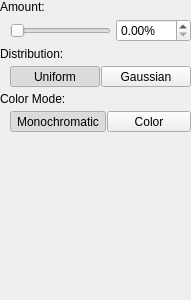
<?xml version="1.0" encoding="UTF-8"?>
<ui version="4.0">
 <class>FilterWidget</class>
 <widget class="QWidget" name="FilterWidget">
  <property name="geometry">
   <rect>
    <x>0</x>
    <y>0</y>
    <width>191</width>
    <height>300</height>
   </rect>
  </property>
  <property name="windowTitle">
   <string>Form</string>
  </property>
  <layout class="QVBoxLayout" name="verticalLayout" stretch="0,1">
   <property name="spacing">
    <number>0</number>
   </property>
   <property name="leftMargin">
    <number>0</number>
   </property>
   <property name="topMargin">
    <number>0</number>
   </property>
   <property name="rightMargin">
    <number>0</number>
   </property>
   <property name="bottomMargin">
    <number>0</number>
   </property>
   <item>
    <layout class="QVBoxLayout" name="verticalLayout_6">
     <property name="spacing">
      <number>5</number>
     </property>
     <item>
      <widget class="QLabel" name="label_2">
       <property name="text">
        <string>Amount:</string>
       </property>
      </widget>
     </item>
     <item>
      <layout class="QHBoxLayout" name="horizontalLayout_3">
       <property name="spacing">
        <number>5</number>
       </property>
       <property name="leftMargin">
        <number>10</number>
       </property>
       <item>
        <widget class="QSlider" name="mSliderAmount">
         <property name="maximum">
          <number>40000</number>
         </property>
         <property name="orientation">
          <enum>Qt::Horizontal</enum>
         </property>
        </widget>
       </item>
       <item>
        <widget class="QDoubleSpinBox" name="mSpinAmount">
         <property name="suffix">
          <string>%</string>
         </property>
         <property name="maximum">
          <double>400.000000000000000</double>
         </property>
         <property name="singleStep">
          <double>0.100000000000000</double>
         </property>
        </widget>
       </item>
      </layout>
     </item>
     <item>
      <widget class="QLabel" name="label_3">
       <property name="text">
        <string>Distribution:</string>
       </property>
      </widget>
     </item>
     <item>
      <layout class="QHBoxLayout" name="horizontalLayout_4">
       <property name="spacing">
        <number>1</number>
       </property>
       <property name="leftMargin">
        <number>10</number>
       </property>
       <item>
        <widget class="QToolButton" name="mButtonDistributionUniform">
         <property name="sizePolicy">
          <sizepolicy hsizetype="Preferred" vsizetype="Preferred">
           <horstretch>0</horstretch>
           <verstretch>0</verstretch>
          </sizepolicy>
         </property>
         <property name="text">
          <string>Uniform</string>
         </property>
         <property name="checkable">
          <bool>true</bool>
         </property>
         <property name="checked">
          <bool>true</bool>
         </property>
         <property name="autoExclusive">
          <bool>true</bool>
         </property>
         <property name="class" stdset="0">
          <string>cFlatOptionButton</string>
         </property>
         <attribute name="buttonGroup">
          <string notr="true">buttonGroup</string>
         </attribute>
        </widget>
       </item>
       <item>
        <widget class="QToolButton" name="mButtonDistributionGaussian">
         <property name="sizePolicy">
          <sizepolicy hsizetype="Preferred" vsizetype="Preferred">
           <horstretch>0</horstretch>
           <verstretch>0</verstretch>
          </sizepolicy>
         </property>
         <property name="text">
          <string>Gaussian</string>
         </property>
         <property name="checkable">
          <bool>true</bool>
         </property>
         <property name="autoExclusive">
          <bool>true</bool>
         </property>
         <property name="class" stdset="0">
          <string>cFlatOptionButton</string>
         </property>
         <attribute name="buttonGroup">
          <string notr="true">buttonGroup</string>
         </attribute>
        </widget>
       </item>
      </layout>
     </item>
     <item>
      <widget class="QLabel" name="label_4">
       <property name="text">
        <string>Color Mode:</string>
       </property>
      </widget>
     </item>
     <item>
      <layout class="QHBoxLayout" name="horizontalLayout_5">
       <property name="spacing">
        <number>1</number>
       </property>
       <property name="leftMargin">
        <number>10</number>
       </property>
       <item>
        <widget class="QToolButton" name="mButtonColorModeMonochromatic">
         <property name="sizePolicy">
          <sizepolicy hsizetype="Preferred" vsizetype="Preferred">
           <horstretch>0</horstretch>
           <verstretch>0</verstretch>
          </sizepolicy>
         </property>
         <property name="text">
          <string>Monochromatic</string>
         </property>
         <property name="checkable">
          <bool>true</bool>
         </property>
         <property name="checked">
          <bool>true</bool>
         </property>
         <property name="autoExclusive">
          <bool>true</bool>
         </property>
         <property name="class" stdset="0">
          <string>cFlatOptionButton</string>
         </property>
         <attribute name="buttonGroup">
          <string notr="true">buttonGroup_2</string>
         </attribute>
        </widget>
       </item>
       <item>
        <widget class="QToolButton" name="mButtonColorModeColor">
         <property name="sizePolicy">
          <sizepolicy hsizetype="Preferred" vsizetype="Preferred">
           <horstretch>0</horstretch>
           <verstretch>0</verstretch>
          </sizepolicy>
         </property>
         <property name="text">
          <string>Color</string>
         </property>
         <property name="checkable">
          <bool>true</bool>
         </property>
         <property name="autoExclusive">
          <bool>true</bool>
         </property>
         <property name="class" stdset="0">
          <string>cFlatOptionButton</string>
         </property>
         <attribute name="buttonGroup">
          <string notr="true">buttonGroup_2</string>
         </attribute>
        </widget>
       </item>
      </layout>
     </item>
    </layout>
   </item>
   <item>
    <spacer name="verticalSpacer">
     <property name="orientation">
      <enum>Qt::Vertical</enum>
     </property>
     <property name="sizeHint" stdset="0">
      <size>
       <width>0</width>
       <height>0</height>
      </size>
     </property>
    </spacer>
   </item>
  </layout>
 </widget>
 <resources/>
 <connections/>
 <buttongroups>
  <buttongroup name="buttonGroup"/>
  <buttongroup name="buttonGroup_2"/>
 </buttongroups>
</ui>
